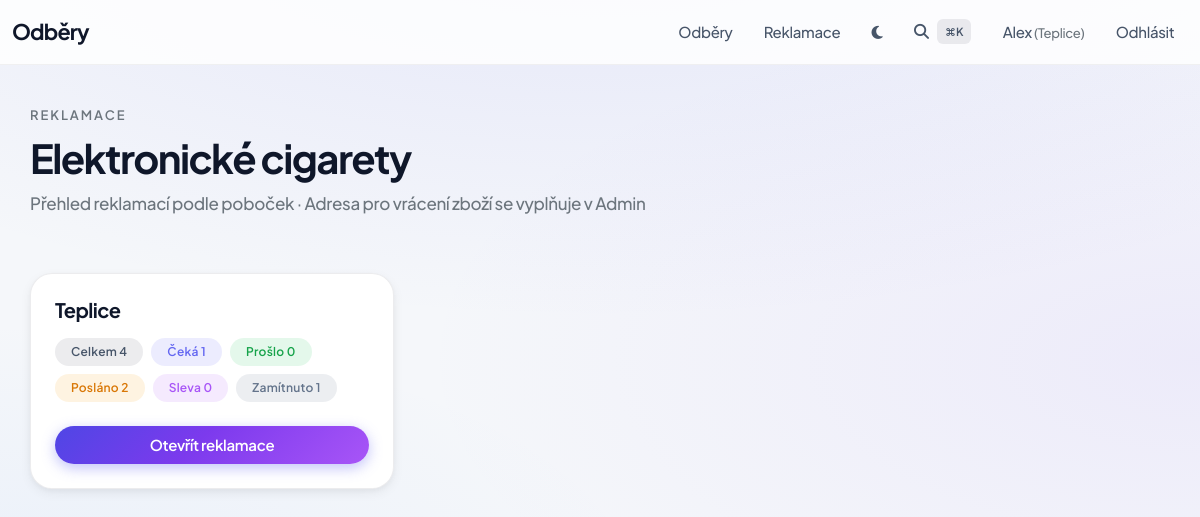
Screenshot of /reklamace (signed in) with the database file from the repository.
### app.py (models this page shows, shortened)
class User(UserMixin, db.Model):
    __tablename__ = 'users' if 'postgresql' in _db_url.lower() else 'user'  # "user" je rezervované v PostgreSQL
    id = db.Column(db.Integer, primary_key=True)
    username = db.Column(db.String(100), unique=True, nullable=False)
    password = db.Column(db.String(100), nullable=False)
    pin = db.Column(db.String(10), unique=True, nullable=True)  # PIN pro rychlé přihlášení
    pobocka_id = db.Column(db.Integer, db.ForeignKey('pobocka.id'), nullable=True)  # Přiřazená pobočka (zachováno pro zpětnou kompatibilitu)
    role = db.Column(db.String(20), default='user')  # 'admin' nebo 'user'
    jmeno = db.Column(db.String(100), nullable=True)  # Jméno uživatele pro zobrazení
    pobocka = db.relationship('Pobocka', foreign_keys=[pobocka_id], backref='users_old', lazy=True)  # Zpětná kompatibilita
    pobocky = db.relationship('Pobocka', secondary=user_pobocky, lazy='subquery', backref=db.backref('users', lazy=True))  # Many-to-many
    def is_admin(self) -> bool:
        return self.role == 'admin'

class Pobocka(db.Model):
    id = db.Column(db.Integer, primary_key=True)
    nazev = db.Column(db.String(100), nullable=False)
    adresa = db.Column(db.String(200), nullable=True)  # Adresa pobočky
    firma = db.Column(db.String(200), nullable=True)  # Název firmy

### app.py (the view)
@app.route('/reklamace')
@login_required
def reklamace_index():
    pobocky = get_user_pobocky()
    prehled = get_reklamace_stats_for_pobocky(pobocky)
    return render_template('reklamace_index.html', prehled=prehled)

### app.py (called while the page is built)
@app.teardown_appcontext
def shutdown_session(exception=None):
    db.session.remove()
    if exception:
        db.session.rollback()

@login_manager.user_loader
def load_user(user_id):
    try:
        return User.query.get(int(user_id))
    except (ValueError, TypeError):
        return None

def get_user_pobocky():
    if not current_user.is_authenticated:
        return Pobocka.query.all()  # Nepřihlášení vidí vše
    if current_user.is_admin():
        return Pobocka.query.all()
    elif current_user.pobocka_id:
        pobocka = Pobocka.query.get(current_user.pobocka_id)
        return [pobocka] if pobocka else []
    return []

### templates/reklamace_index.html (shortened to what this page needs)
{% extends 'base.html' %}
{% block content %}
<section class="reklamace-hero mb-5 pb-2">
    <p class="text-secondary text-uppercase mb-2" style="font-size: 0.8125rem; letter-spacing: 0.15em; font-weight: 600;">Reklamace</p>
    <h1 class="fw-bold mb-2 reklamace-title" style="font-size: clamp(1.75rem, 4vw, 2.5rem); letter-spacing: -0.04em;">Elektronické cigarety</h1>
    <p class="text-secondary mb-0" style="font-size: 1.0625rem;">Přehled reklamací podle poboček · Adresa pro vrácení zboží se vyplňuje v Admin</p>
</section>
{% if prehled %}
<div class="row g-4">
    {% for p in prehled %}
    <div class="col-md-6 col-lg-4">
        <div class="card card-apple h-100">
            <div class="card-body d-flex flex-column p-4">
                <h3 class="card-title mb-3 fw-bold" style="font-size: 1.25rem; letter-spacing: -0.03em;">{{ p.nazev }}</h3>
                <div class="mb-4">
                    <div class="d-flex flex-wrap gap-2">
                        <span class="badge rounded-pill px-3 py-2 fw-semibold" style="background: var(--border); color: var(--text-secondary);">Celkem {{ p.celkem }}</span>
                        <span class="badge rounded-pill px-3 py-2 fw-semibold" style="background: rgba(99,102,241,0.12); color: var(--accent-solid);">Čeká {{ p.ceka }}</span>
                        <span class="badge rounded-pill px-3 py-2 fw-semibold" style="background: rgba(34,197,94,0.12); color: #16a34a;">Prošlo {{ p.vymena }}</span>
                        <span class="badge rounded-pill px-3 py-2 fw-semibold" style="background: rgba(245,158,11,0.12); color: #d97706;">Posláno {{ p.poslano }}</span>
                        <span class="badge rounded-pill px-3 py-2 fw-semibold" style="background: rgba(168,85,247,0.12); color: #a855f7;">Sleva {{ p.sleva }}</span>
                        <span class="badge rounded-pill px-3 py-2 fw-semibold" style="background: rgba(100,116,139,0.12); color: #64748b;">Zamítnuto {{ p.zamitnuto }}</span>
                    </div>
                </div>
                <div class="mt-auto">
                    <a href="{{ url_for('reklamace_branch', pobocka_id=p.pobocka_id) }}" class="btn btn-primary w-100 rounded-pill py-2 fw-semibold">Otevřít reklamace</a>
                </div>
            </div>
        </div>
    </div>
    {% endfor %}
</div>
{% endif %}
{% endblock %}

### templates/base.html (shortened to what this page needs)
<!DOCTYPE html>
<html lang="cs">
<head>
    <link href="https://cdn.jsdelivr.net/npm/bootstrap@5.3.3/dist/css/bootstrap.min.css" rel="stylesheet">
    <link rel="stylesheet" href="https://cdnjs.cloudflare.com/ajax/libs/font-awesome/6.4.0/css/all.min.css">
</head>
<body>
    <nav class="navbar navbar-expand-lg navbar-apple navbar-light">
        <div class="container-fluid">
            <a class="navbar-brand" href="{{ url_for('index') }}">Odběry</a>
            <div class="collapse navbar-collapse" id="navbarNav">
                <ul class="navbar-nav ms-auto align-items-center gap-1">
                    <li class="nav-item">
                        <a class="nav-link" href="{{ url_for('index') }}">Odběry</a>
                    </li>
                    <li class="nav-item">
                        <a class="nav-link" href="{{ url_for('reklamace_index') }}">Reklamace</a>
                    </li>
                    <li class="nav-item">
                        <button id="theme-toggle" class="nav-link btn btn-link p-2" title="Motiv" style="border-radius:8px;">
                            <i id="theme-icon" class="fas fa-moon"></i>
                        </button>
                    </li>
                    <li class="nav-item">
                        <button type="button" class="nav-link btn btn-link d-flex align-items-center gap-2" id="open-command-palette" title="Rychlé vyhledávání (⌘K)">
                            <i class="fas fa-search"></i>
                            <span class="kbd-hint">⌘K</span>
                        </button>
                    </li>
                    {% if current_user.is_authenticated %}
                        <li class="nav-item">
                            <span class="nav-link py-2">
                                {{ current_user.jmeno or current_user.username }}
                                {% if current_user.pobocka_id and current_user.pobocka %}<small class="text-secondary">({{ current_user.pobocka.nazev }})</small>{% endif %}
                            </span>
                        </li>
                        <li class="nav-item">
                            <a class="nav-link" href="{{ url_for('logout') }}">Odhlásit</a>
                        </li>
                    {% else %}
                        <li class="nav-item">
                            <a class="nav-link" href="{{ url_for('admin_login') }}">Přihlášení</a>
                        </li>
                    {% endif %}
                </ul>
            </div>
        </div>
    </nav>
    <div class="container main-content">
        {% block content %}{% endblock %}
    </div>
</body>
</html>

### templates/base.html (style rules this page uses)
:root { --bg: #f5f7fa; --bg-mesh: radial-gradient(ellipse 85% 55% at 50% -15%, rgba(99,102,241,0.12), transparent), radial-gradient(ellipse 65% 45% at 100% 45%, rgba(139,92,246,0.08), transparent), radial-gradient(ellipse 55% 35% at 0% 75%, rgba(59,130,246,0.06), transparent); --surface: #ffffff; --surface-hover: #f8fafc; --text: #0f172a; --text-secondary: #475569; --accent: linear-gradient(135deg, #4f46e5 0%, #7c3aed 45%, #a855f7 100%); --accent-solid: #6366f1; --accent-glow: rgba(99,102,241,0.4); --border: rgba(15,23,42,0.08); --shadow-sm: 0 1px 3px rgba(0,0,0,0.06); --shadow: 0 4px 12px rgba(0,0,0,0.06), 0 2px 6px rgba(0,0,0,0.04); --shadow-lg: 0 24px 32px -8px rgba(0,0,0,0.1); --shadow-xl: 0 32px 56px -12px rgba(0,0,0,0.18); --radius: 14px; --radius-lg: 22px; --radius-xl: 28px; --nav-bg: rgba(255,255,255,0.82); --nav-border: rgba(0,0,0,0.05); --table-header-bg: #f1f5f9; --table-header-text: #0f172a; --card-bg: #f8fafc; }
* { -webkit-tap-highlight-color: transparent; box-sizing: border-box; }
html { scroll-behavior: smooth; }
body { background: var(--bg); background-image: var(--bg-mesh); background-attachment: fixed; color: var(--text); font-family: 'Plus Jakarta Sans', -apple-system, BlinkMacSystemFont, sans-serif; font-size: 16px; font-weight: 500; line-height: 1.6; letter-spacing: -0.02em; min-height: 100vh; opacity: 0; animation: pageIn 0.6s cubic-bezier(0.4,0,0.2,1) forwards; }
.navbar-apple { background: var(--nav-bg) !important; backdrop-filter: saturate(180%) blur(24px); -webkit-backdrop-filter: saturate(180%) blur(24px); border-bottom: 1px solid var(--nav-border); padding: 0.6rem 0; transition: background 0.3s, border-color 0.3s; }
.navbar-brand { font-weight: 700; font-size: 1.35rem; letter-spacing: -0.04em; color: var(--text) !important; transition: opacity 0.2s; }
.nav-link { color: var(--text-secondary) !important; font-weight: 500; font-size: 0.9375rem; padding: 0.5rem 0.85rem !important; border-radius: 12px; transition: color 0.2s, background 0.2s, transform 0.2s; }
.btn-primary { background: var(--accent); color: #fff !important; border: none; border-radius: 999px; font-weight: 600; font-size: 0.9375rem; padding: 0.65rem 1.5rem; box-shadow: 0 4px 14px var(--accent-glow); transition: transform 0.2s, box-shadow 0.25s, filter 0.2s; }
.card-apple { background: var(--surface); border: 1px solid var(--border); border-radius: var(--radius-lg); box-shadow: var(--shadow); overflow: hidden; transition: transform 0.35s cubic-bezier(0.4,0,0.2,1), box-shadow 0.35s, border-color 0.3s; }
.card-body { color: var(--text); }
.badge { font-weight: 600; border-radius: 8px; font-size: 0.75rem; letter-spacing: 0.02em; }
.kbd-hint { padding: 0.25rem 0.5rem; font-size: 0.7rem; font-weight: 600; background: var(--border); border-radius: 6px; color: var(--text-secondary); }
.main-content { padding: 2.5rem 0 5rem; }

### rows the page displays
User: jmeno "Alex", nazev "Teplice", celkem "4", ceka "1", vymena "0", poslano "2", sleva "0", zamitnuto "1"
Pobocka: pobocka.nazev "Teplice"
